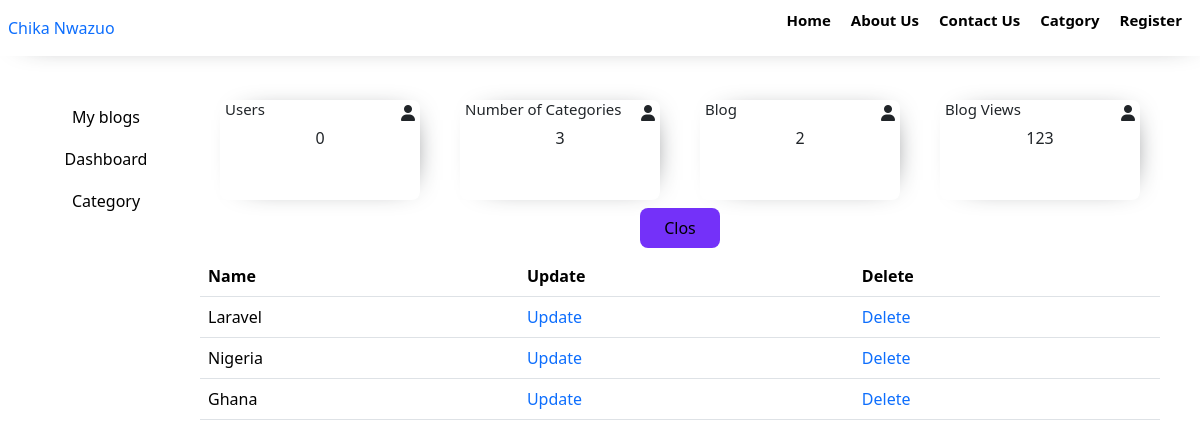
Page /category on the earlier database version.
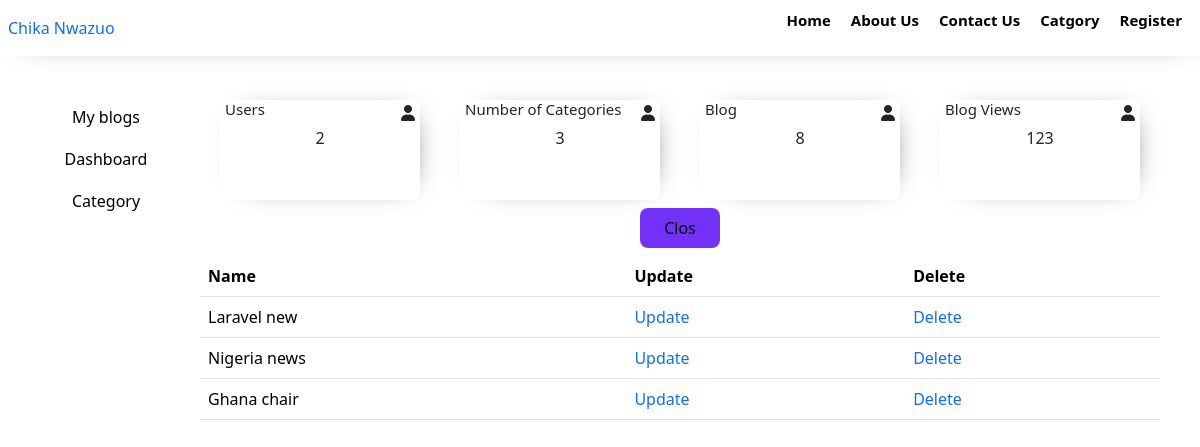
Same page on the later database version.
### models.py (models this page shows, shortened)
class Category(db.Model):
    id = db.Column(db.Integer, primary_key=True)
    name = db.Column(db.String(100), unique=True)
    posts = db.relationship('Post', backref='category',lazy=True)

### blueprint/category.py (the view)
@category_page.route('/category',methods=['GET','POST'])
def category():
    catform=CategoryForm()
    if catform.validate_on_submit():
        checkcat=Category.query.filter_by(name=catform.name.data).first()
        if checkcat:
            flash(f'Category name already exist {catform.name.data}','error')
            return redirect(url_for('category_page.category'))
        else:
            category=Category(name=catform.name.data)
            db.session.add(category)
            db.session.commit()
            flash(f'Category {catform.name.data} added','success')
            return redirect(url_for('category_page.category'))
    else:
        category=Category.query.all()
        return render_template('admin/category.html',catform=catform,category=category)

### app.py (called while the page is built)
@app.context_processor
def inject_global_data():
    categorydata=Category.query.all()
    categorycount=Category.query.count()
    users=User.query.count()
    blog=Post.query.count()
    return {'categorydata': categorydata,'categorycount':categorycount,"users":users,'blog':blog}

### templates/admin/category.html (shortened to what this page needs)
{% extends 'admin/layout/adminbased.html' %}
{% block content %}
<div class="add-item-form-div">
    <div class="table-form">
        <button class="addformbtn" onclick="openform()">Clos</button>
    <div class="table-div">
        <table class="table">
            <thead>
              <tr>
                <th scope="col">Name</th>
                <th scope="col">Update</th>
                <th scope="col">Delete</th>
              </tr>
            </thead>
            <tbody>
              {% for cat in category %}
              <tr>
                <td>{{cat.name}}</td>
                <td><a href="{{ url_for('editcategroy.editcat',id=cat.id) }}">Update</a></td>
                <td><a href="">Delete</a></td>
              </tr>
              {% endfor %}
            </tbody>
          </table>
    </div>
    </div>
</div>
{% endblock  %}

Differences in the rows shown:
changed Category: name "Laravel" → "Laravel new"
changed Category: name "Nigeria" → "Nigeria news"
changed Category: name "Ghana" → "Ghana chair"
Other differences:
{{ users }}: "0" → "2"
{{ blog }}: "2" → "8"
